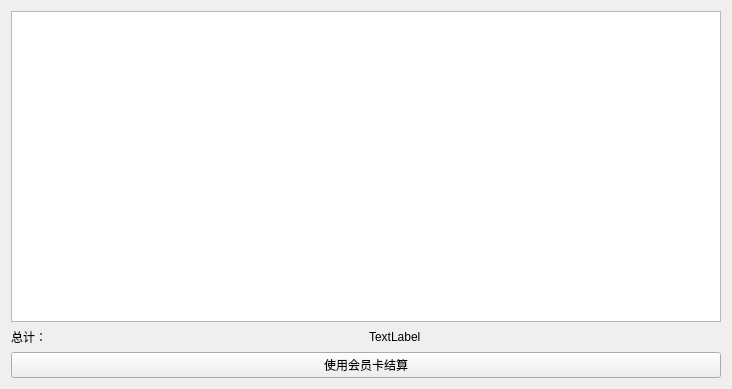
<?xml version="1.0" encoding="UTF-8"?>
<ui version="4.0">
 <class>DetailWidget</class>
 <widget class="QWidget" name="DetailWidget">
  <property name="geometry">
   <rect>
    <x>0</x>
    <y>0</y>
    <width>732</width>
    <height>389</height>
   </rect>
  </property>
  <property name="windowTitle">
   <string>点餐详情</string>
  </property>
  <layout class="QGridLayout" name="gridLayout">
   <item row="0" column="0" colspan="2">
    <widget class="QTableView" name="tableView">
     <property name="selectionBehavior">
      <enum>QAbstractItemView::SelectRows</enum>
     </property>
    </widget>
   </item>
   <item row="1" column="0">
    <widget class="QLabel" name="label">
     <property name="text">
      <string>总计：</string>
     </property>
    </widget>
   </item>
   <item row="1" column="1">
    <widget class="QLabel" name="label_2">
     <property name="text">
      <string>TextLabel</string>
     </property>
    </widget>
   </item>
   <item row="2" column="0" colspan="2">
    <widget class="QPushButton" name="pushButton">
     <property name="text">
      <string>使用会员卡结算</string>
     </property>
    </widget>
   </item>
  </layout>
 </widget>
 <resources/>
 <connections/>
</ui>
